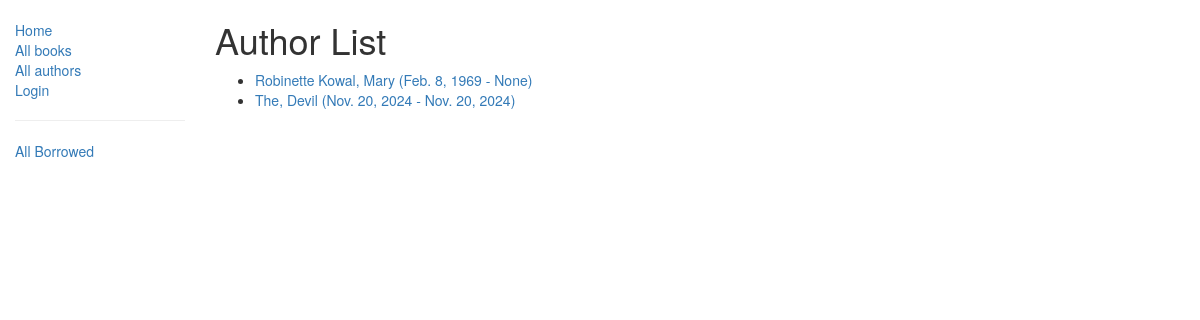
The app's page /catalog/authors/, older data.
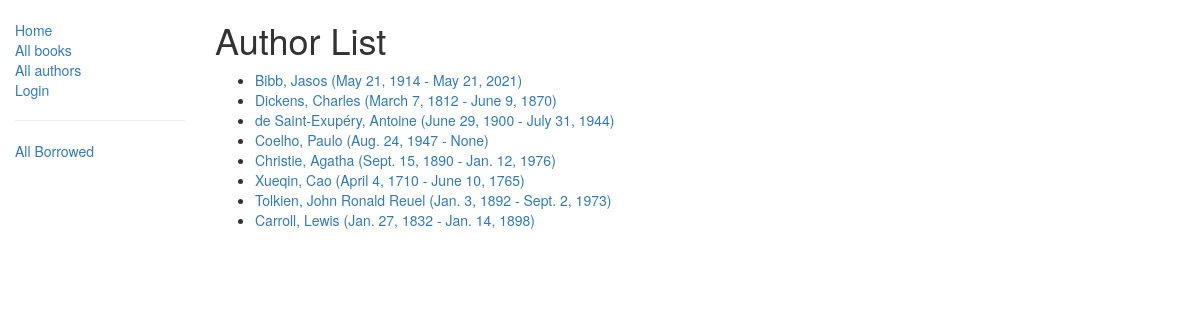
The same page, newer data.
### catalog/models.py (models this page shows, shortened)
class Author(models.Model):
    first_name = models.CharField(max_length=100)
    last_name = models.CharField(max_length=100)
    date_of_birth = models.DateField(null=True, blank=True)
    date_of_death = models.DateField('Died', null=True, blank=True)
    def get_absolute_url(self):
        return reverse('author-detail', args=[str(self.id)])

### catalog/views.py (the view)
class AuthorListView(generic.ListView):
    model = Author
    paginate_by = 10

### catalog/templates/catalog/author_list.html
{% extends "base_generic.html" %}
{% block content %}
    <h1>Author List</h1>
    {% if author_list %}
    <ul>
      {% for author in author_list %}
      <li>
        <a href="{{ author.get_absolute_url }}">{{ author.last_name }}, {{ author.first_name }} ({{ author.date_of_birth }} - {{ author.date_of_death }})</a>
      </li>
      {% endfor %}
    </ul>
    {% else %}
      <p>There are no authors in the library.</p>
    {% endif %}
{% endblock %}

Row changes from the older to the newer data that the page shows:
removed Author: last_name "The", first_name "Devil", date_of_birth "Nov. 20, 2024", date_of_death "Nov. 20, 2024"
added Author: last_name "Bibb", first_name "Jasos", date_of_birth "May 21, 1914", date_of_death "May 21, 2021"
added Author: last_name "Dickens", first_name "Charles", date_of_birth "March 7, 1812", date_of_death "June 9, 1870"
added Author: last_name "de Saint-Exupéry", first_name "Antoine", date_of_birth "June 29, 1900", date_of_death "July 31, 1944"
changed Author "None": last_name "Robinette Kowal" → "Coelho"; first_name "Mary" → "Paulo"; date_of_birth "Feb. 8, 1969" → "Aug. 24, 1947"
added Author: last_name "Christie", first_name "Agatha", date_of_birth "Sept. 15, 1890", date_of_death "Jan. 12, 1976"
added Author: last_name "Xueqin", first_name "Cao", date_of_birth "April 4, 1710", date_of_death "June 10, 1765"
added Author: last_name "Tolkien", first_name "John Ronald Reuel", date_of_birth "Jan. 3, 1892", date_of_death "Sept. 2, 1973"
added Author: last_name "Carroll", first_name "Lewis", date_of_birth "Jan. 27, 1832", date_of_death "Jan. 14, 1898"
